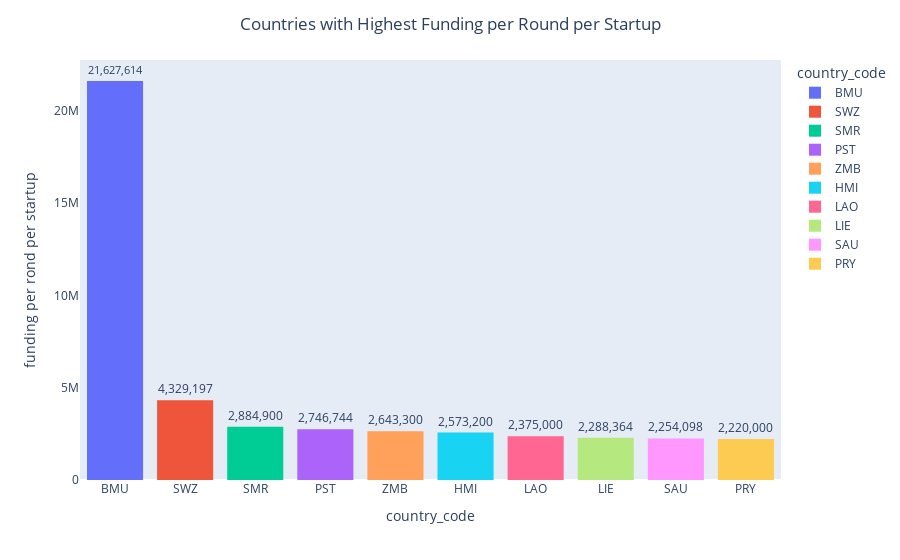

The notebook cell this image was saved under:
### Code cell
fig6= px.bar(
    startup_metrics,
    x="country_code",
    y="funding_per_round_per_startup",
    color= "country_code",
    text="funding_per_round_per_startup"
)

fig6.update_traces(
    texttemplate= "%{text:,.0f}",
    textposition='outside',
    marker=dict(line=dict(width=0))
)

fig6.update_yaxes(showticklabels=True, showgrid=False,title= "funding per rond per startup")
fig6.update_xaxes(showticklabels= True, showgrid= False, title="country_code")

fig6.update_layout(
    title= 'Countries with Highest Funding per Round per Startup',
    title_x=0.5
)
fig6.show()

### Figure 1 — Plotly figure (JSON) as saved in the notebook; plotly's stock layout.template omitted (floating-point values rounded to 4 significant figures)
{"data": [{"hovertemplate": "country_code=%{x}<br>funding_per_round_per_startup=%{text}<extra></extra>", "legendgroup": "BMU", "marker": {"color": "#636efa", "line": {"width": 0}, "pattern": {"shape": ""}}, "name": "BMU", "orientation": "v", "showlegend": true, "text": [21630000.0], "textposition": "outside", "texttemplate": "%{text:,.0f}", "type": "bar", "x": ["BMU"], "xaxis": "x", "y": [21630000.0], "yaxis": "y"}, {"hovertemplate": "country_code=%{x}<br>funding_per_round_per_startup=%{text}<extra></extra>", "legendgroup": "SWZ", "marker": {"color": "#EF553B", "line": {"width": 0}, "pattern": {"shape": ""}}, "name": "SWZ", "orientation": "v", "showlegend": true, "text": [4329000.0], "textposition": "outside", "texttemplate": "%{text:,.0f}", "type": "bar", "x": ["SWZ"], "xaxis": "x", "y": [4329000.0], "yaxis": "y"}, {"hovertemplate": "country_code=%{x}<br>funding_per_round_per_startup=%{text}<extra></extra>", "legendgroup": "SMR", "marker": {"color": "#00cc96", "line": {"width": 0}, "pattern": {"shape": ""}}, "name": "SMR", "orientation": "v", "showlegend": true, "text": [2885000.0], "textposition": "outside", "texttemplate": "%{text:,.0f}", "type": "bar", "x": ["SMR"], "xaxis": "x", "y": [2885000.0], "yaxis": "y"}, {"hovertemplate": "country_code=%{x}<br>funding_per_round_per_startup=%{text}<extra></extra>", "legendgroup": "PST", "marker": {"color": "#ab63fa", "line": {"width": 0}, "pattern": {"shape": ""}}, "name": "PST", "orientation": "v", "showlegend": true, "text": [2747000.0], "textposition": "outside", "texttemplate": "%{text:,.0f}", "type": "bar", "x": ["PST"], "xaxis": "x", "y": [2747000.0], "yaxis": "y"}, {"hovertemplate": "country_code=%{x}<br>funding_per_round_per_startup=%{text}<extra></extra>", "legendgroup": "ZMB", "marker": {"color": "#FFA15A", "line": {"width": 0}, "pattern": {"shape": ""}}, "name": "ZMB", "orientation": "v", "showlegend": true, "text": [2643000.0], "textposition": "outside", "texttemplate": "%{text:,.0f}", "type": "bar", "x": ["ZMB"], "xaxis": "x", "y": [2643000.0], "yaxis": "y"}, {"hovertemplate": "country_code=%{x}<br>funding_per_round_per_startup=%{text}<extra></extra>", "legendgroup": "HMI", "marker": {"color": "#19d3f3", "line": {"width": 0}, "pattern": {"shape": ""}}, "name": "HMI", "orientation": "v", "showlegend": true, "text": [2573000.0], "textposition": "outside", "texttemplate": "%{text:,.0f}", "type": "bar", "x": ["HMI"], "xaxis": "x", "y": [2573000.0], "yaxis": "y"}, {"hovertemplate": "country_code=%{x}<br>funding_per_round_per_startup=%{text}<extra></extra>", "legendgroup": "LAO", "marker": {"color": "#FF6692", "line": {"width": 0}, "pattern": {"shape": ""}}, "name": "LAO", "orientation": "v", "showlegend": true, "text": [2375000.0], "textposition": "outside", "texttemplate": "%{text:,.0f}", "type": "bar", "x": ["LAO"], "xaxis": "x", "y": [2375000.0], "yaxis": "y"}, {"hovertemplate": "country_code=%{x}<br>funding_per_round_per_startup=%{text}<extra></extra>", "legendgroup": "LIE", "marker": {"color": "#B6E880", "line": {"width": 0}, "pattern": {"shape": ""}}, "name": "LIE", "orientation": "v", "showlegend": true, "text": [2288000.0], "textposition": "outside", "texttemplate": "%{text:,.0f}", "type": "bar", "x": ["LIE"], "xaxis": "x", "y": [2288000.0], "yaxis": "y"}, {"hovertemplate": "country_code=%{x}<br>funding_per_round_per_startup=%{text}<extra></extra>", "legendgroup": "SAU", "marker": {"color": "#FF97FF", "line": {"width": 0}, "pattern": {"shape": ""}}, "name": "SAU", "orientation": "v", "showlegend": true, "text": [2254000.0], "textposition": "outside", "texttemplate": "%{text:,.0f}", "type": "bar", "x": ["SAU"], "xaxis": "x", "y": [2254000.0], "yaxis": "y"}, {"hovertemplate": "country_code=%{x}<br>funding_per_round_per_startup=%{text}<extra></extra>", "legendgroup": "PRY", "marker": {"color": "#FECB52", "line": {"width": 0}, "pattern": {"shape": ""}}, "name": "PRY", "orientation": "v", "showlegend": true, "text": [2220000.0], "textposition": "outside", "texttemplate": "%{text:,.0f}", "type": "bar", "x": ["PRY"], "xaxis": "x", "y": [2220000.0], "yaxis": "y"}], "layout": {"barmode": "relative", "legend": {"title": {"text": "country_code"}, "tracegroupgap": 0}, "margin": {"t": 60}, "title": {"text": "Countries with Highest Funding per Round per Startup", "x": 0.5}, "xaxis": {"anchor": "y", "categoryarray": ["BMU", "SWZ", "SMR", "PST", "ZMB", "HMI", "LAO", "LIE", "SAU", "PRY"], "categoryorder": "array", "domain": [0, 1], "showgrid": false, "showticklabels": true, "title": {"text": "country_code"}}, "yaxis": {"anchor": "x", "domain": [0, 1], "showgrid": false, "showticklabels": true, "title": {"text": "funding per rond per startup"}}}}
